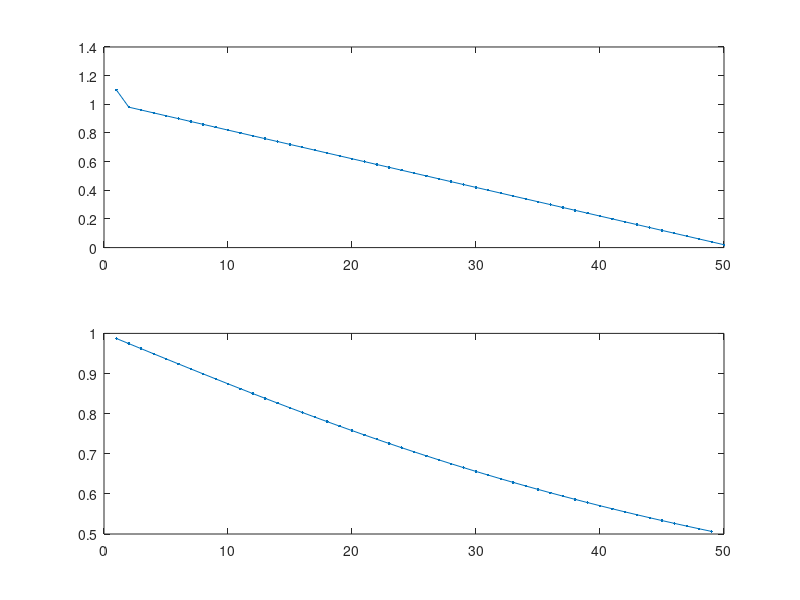

Reproduce this figure in MATLAB. (Note: this script raises an error after producing the figure.)

h = 0.02;
taus = 0.1:0.5:2;
future_limits = 1:10;

x = zeros(length(taus),length(future_limits),3001,5);

for tau=1:length(taus)
    for mtau=1:length(future_limits)
		disp(['(' num2str(taus(tau)) ',' num2str(future_limits(mtau)) ')']);
		lags = [taus(tau)+future_limits(mtau) (future_limits(mtau)-h):-h:h];
		K = (2/pi) * atan(1./(future_limits(mtau)-lags(2:end)));
		subplot(2,1,1);plot(lags,'.-');
		subplot(2,1,2);plot(K,'.-');
		drawnow;
        tic
		[t,x(tau,mtau,:,:)] = sim_as_fn_future(lags, 120, h, K);
        toc
    end;
end;

%exp(-ns+1)
%exp(ns)/exp(ns(end))
%(-exp(ns)+exp(ns(end)))/exp(ns(end)

%(exp(-x)*z-exp(-x)+exp(-1)-z*exp(-n))/(-exp(-n)+exp(-1));

